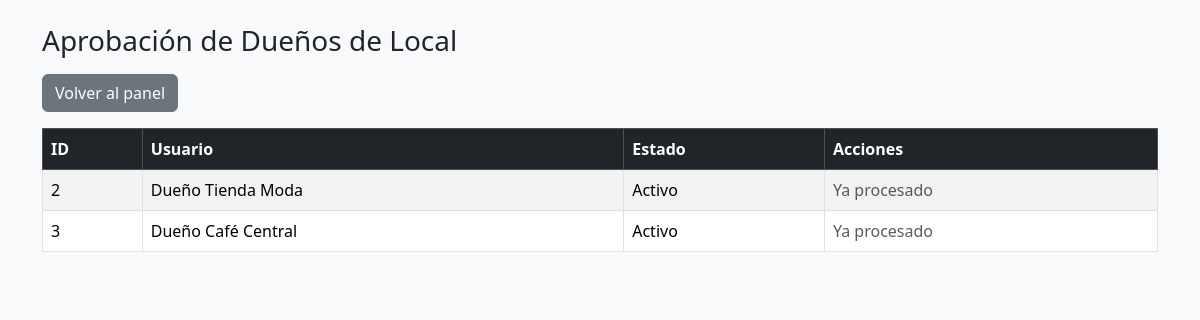
Page /admin/validar_duenios.php (signed in) on the committed database.
### tables this page shows
CREATE TABLE usuarios (
  id INT AUTO_INCREMENT PRIMARY KEY,
  nombre VARCHAR(100) NOT NULL,
  email VARCHAR(100) UNIQUE NOT NULL,
  password VARCHAR(255) NOT NULL,
  rol ENUM('admin','duenio','cliente') NOT NULL,
  categoria ENUM('inicial','medium','premium') DEFAULT 'inicial',
  estado ENUM('pendiente','activo') DEFAULT 'activo',
  estado_cuenta ENUM('pendiente', 'activo', 'denegado') DEFAULT 'pendiente',
  token_validacion VARCHAR(100) DEFAULT NULL,
  fecha_registro TIMESTAMP DEFAULT CURRENT_TIMESTAMP
);

### admin/validar_duenios.php (the view, shortened to what this page needs)
<?php
include_once("../includes/db.php");
$res = $conn->query("SELECT * FROM usuarios WHERE rol='duenio'");
?>
<!DOCTYPE html>
<html lang="es">
<head>
<link href="https://cdn.jsdelivr.net/npm/bootstrap@5.3.3/dist/css/bootstrap.min.css" rel="stylesheet">
</head>
<body class="bg-light">
<div class="container mt-4">
  <h3 class="mb-3">Aprobación de Dueños de Local</h3>
  <a href="admin.php" class="btn btn-secondary mb-3">Volver al panel</a>
  <table class="table table-bordered table-striped">
    <thead class="table-dark">
      <tr>
        <th>ID</th>
        <th>Usuario</th>
        <th>Estado</th>
        <th>Acciones</th>
      </tr>
    </thead>
    <tbody>
      <?php while ($u = $res->fetch_assoc()): ?>
        <tr>
          <td><?= $u['id'] ?></td>
          <td><?= htmlspecialchars($u['nombre']) ?></td>
          <td><?= ucfirst($u['estado_cuenta']) ?></td>
          <td>
            <?php if ($u['estado_cuenta'] == 'pendiente'): ?>
              <a href="?accion=activo&id=<?= $u['id'] ?>" class="btn btn-success btn-sm">Aprobar</a>
              <a href="?accion=denegado&id=<?= $u['id'] ?>" class="btn btn-danger btn-sm">Rechazar</a>
            <?php else: ?>
              <span class="text-muted">Ya procesado</span>
            <?php endif; ?>
          </td>
        </tr>
      <?php endwhile; ?>
    </tbody>
  </table>
</div>
</body>
</html>

### rows in the picture
usuarios: id "2", nombre "Dueño Tienda Moda", estado_cuenta "Activo", shows "Ya procesado"
usuarios: id "3", nombre "Dueño Café Central", estado_cuenta "Activo", shows "Ya procesado"
